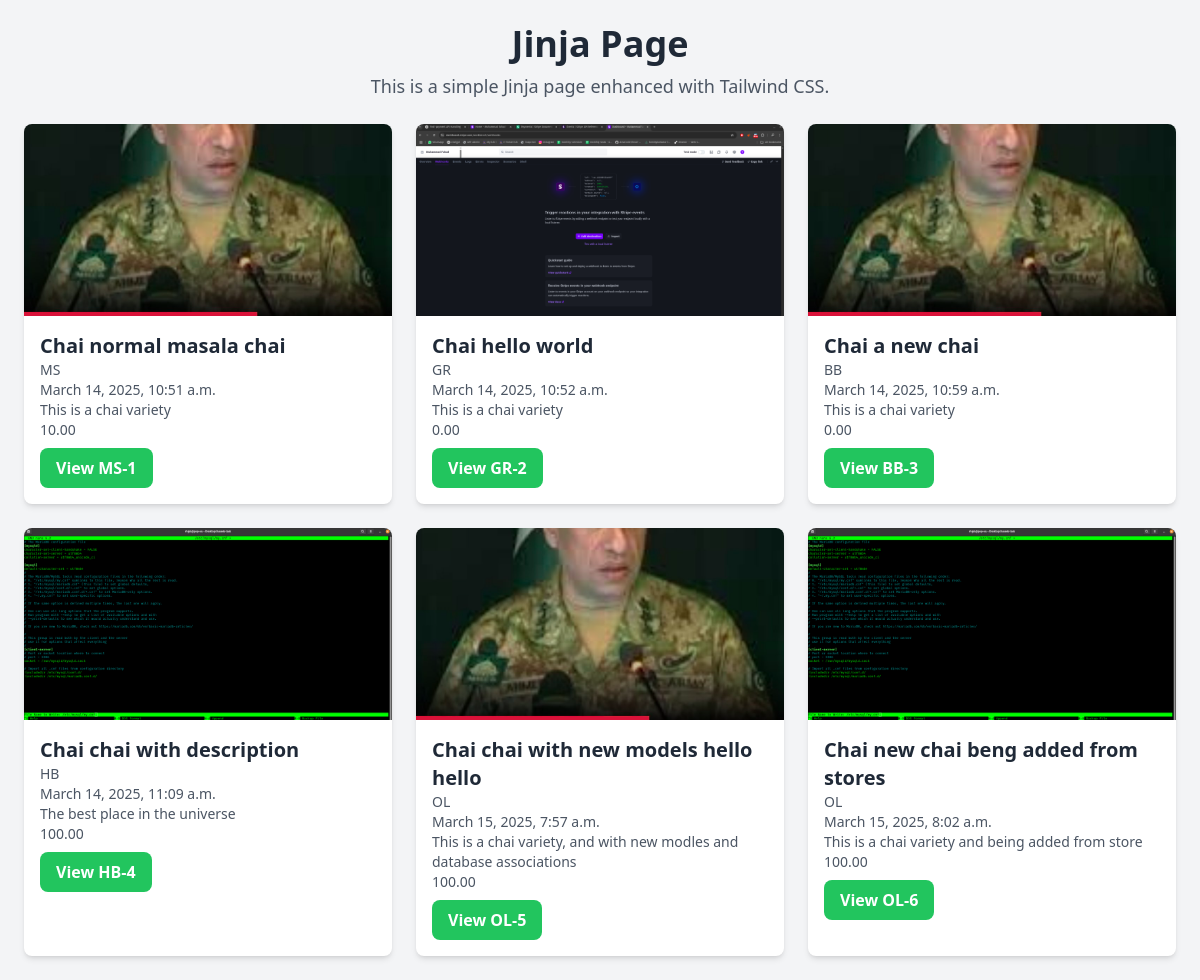
/jinja/, run on an earlier commit of the app's database.
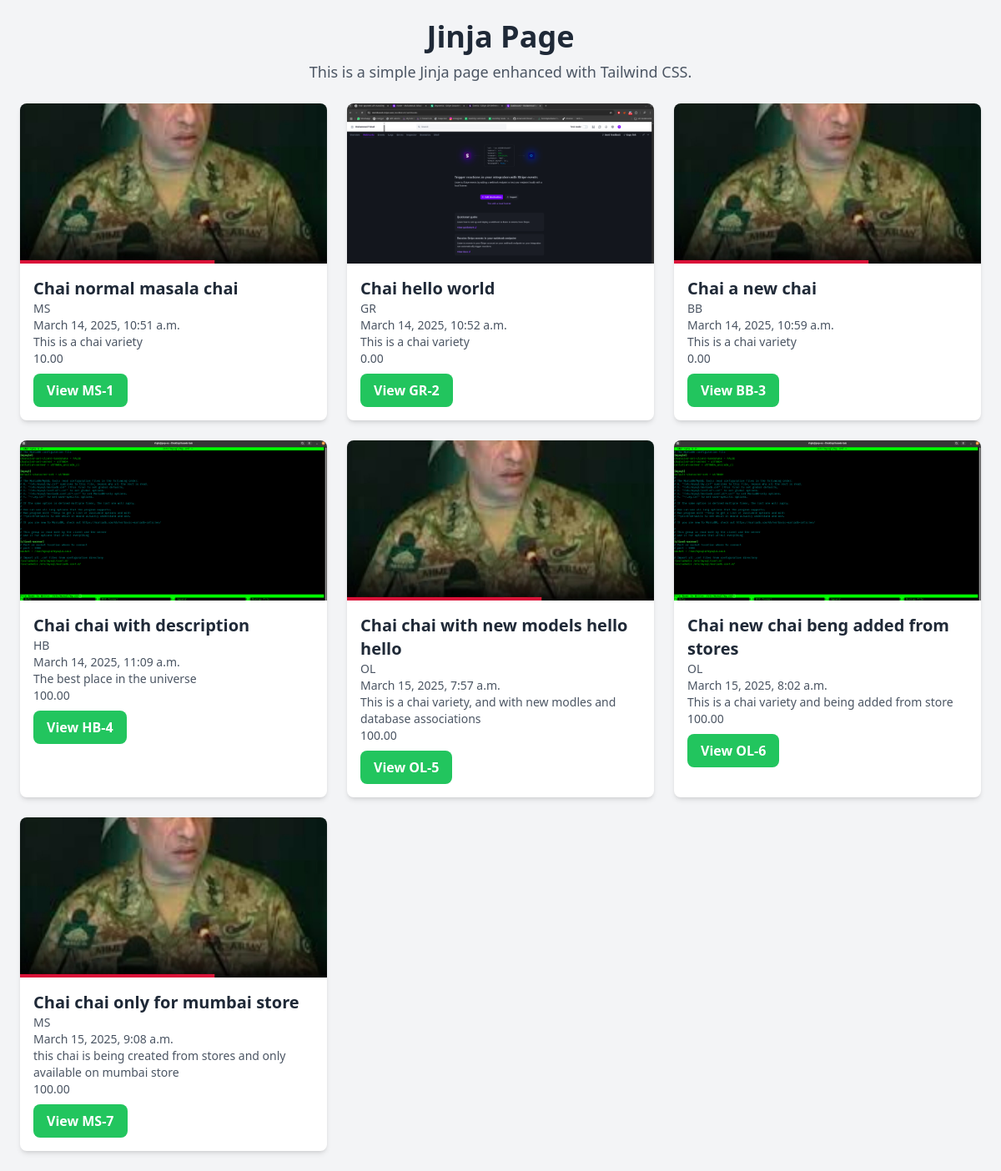
And on a later commit of the database.
### jinja/models.py (models this page shows, shortened)
class ChaiVariety(models.Model):
    CHAI_TYPE_CHOICE=[
        ('BL','Black'),
        ('GR','Green'),
        ('WT','White'),
        ('OL','Oolong'),
        ('HB','Herbal'),
        ('MS','Masala'),
        ('CL','Chai Latte'),
        ('IC','Iced'),
        ('BB','Bubble'),
    ]
    name= models.CharField(max_length=100)
    image=models.ImageField(upload_to='images/')
    date_added=models.DateTimeField(default=timezone.now)
    type=models.CharField(max_length=2,choices=CHAI_TYPE_CHOICE,default='MS')
    description=models.TextField(default='This is a chai variety')
    price=models.DecimalField(max_digits=5,decimal_places=2,default=100)

### jinja/views.py (the view)
# urls.py: path('jinja/', include('jinja.urls')),
def jinja(request):
    chais=ChaiVariety.objects.all()
    return render(request,'jinja/index.html',{'chais':chais})

### jinja/templates/jinja/index.html (shortened to what this page needs)
<!DOCTYPE html>
<html lang="en">
<head>
  <script src="https://cdn.tailwindcss.com"></script>
</head>
<body class="bg-gray-100 dark:bg-gray-900 text-gray-800 dark:text-gray-100 transition-all min-h-screen flex flex-col items-center justify-start p-6 space-y-6">
  <div class="text-center max-w-xl">
    <h1 class="text-4xl font-extrabold mb-2">Jinja Page</h1>
    <p class="text-lg text-gray-600 dark:text-gray-300">This is a simple Jinja page enhanced with Tailwind CSS.</p>
  </div>
  <div class="grid gap-6 sm:grid-cols-2 md:grid-cols-3 w-full max-w-6xl mt-4">
    {% for chai in chais %}
    <div class="bg-white dark:bg-yellow-800 rounded-lg overflow-hidden shadow-md hover:shadow-xl transition duration-300 transform hover:-translate-y-1">
      <img src="{{ chai.image.url }}" alt="Chai Image" class="w-full h-48 object-cover"/>
      <div class="p-4">
        <h2 class="text-xl font-semibold text-gray-800 dark:text-white">Chai {{ chai.name }}</h2>
        <p class="text-sm text-gray-600 dark:text-gray-300">{{chai.type}}</p>
        <p class="text-sm text-gray-600 dark:text-gray-300">{{chai.date_added}}</p>
        <p class="text-sm text-gray-600 dark:text-gray-300">{{chai.description}}</p>
        <p class="text-sm text-gray-600 dark:text-gray-300">{{chai.price}}</p>
        <a href={% url 'chai_details' chai.id %}>
        <button class="bg-green-500 width-full text-white font-semibold py-2 px-4 rounded-lg mt-2">
          View
        {{chai.type}}-{{chai.id}}
        </button>
      </div>
    </div>
    {% endfor %}
  </div>
</body>
</html>

What changed in the data, as far as the page shows it:
added ChaiVariety: image (picture), name "chai only for mumbai store", type "MS", date_added "March 15, 2025, 9:08 a.m.", description "this chai is being created from stores and only available on mumbai store", price "100.00", id "7"
